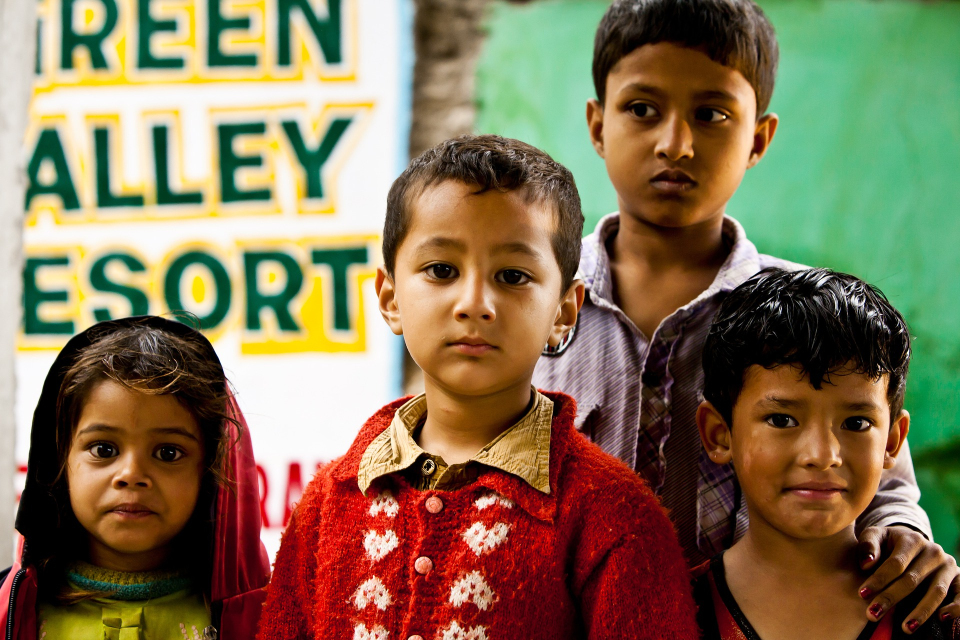
#> input picture 24. 사진을 그림으로 변환하기/sample.jpg, 1920 x 1280 px (shown at 1/2 size)
$ python main24-1.py
#> lines starting #> are read from the running program, lines starting #| are printed output that depends on the picture
import numpy as np
import cv2
import os

os.chdir(os.path.dirname(os.path.abspath(__file__)))

ff = np.fromfile("sample.jpg", np.uint8)
img = cv2.imdecode(ff, cv2.IMREAD_UNCHANGED)
#> img is the input picture: shape (1280, 1920, 3); mean B, G, R 85, 114.5, 131.3
img = cv2.resize(img, dsize=(0, 0), fx=1.0, fy=1.0, interpolation=cv2.INTER_LINEAR)

cartoon_img = cv2.stylization(img, sigma_s=100, sigma_r=0.1)
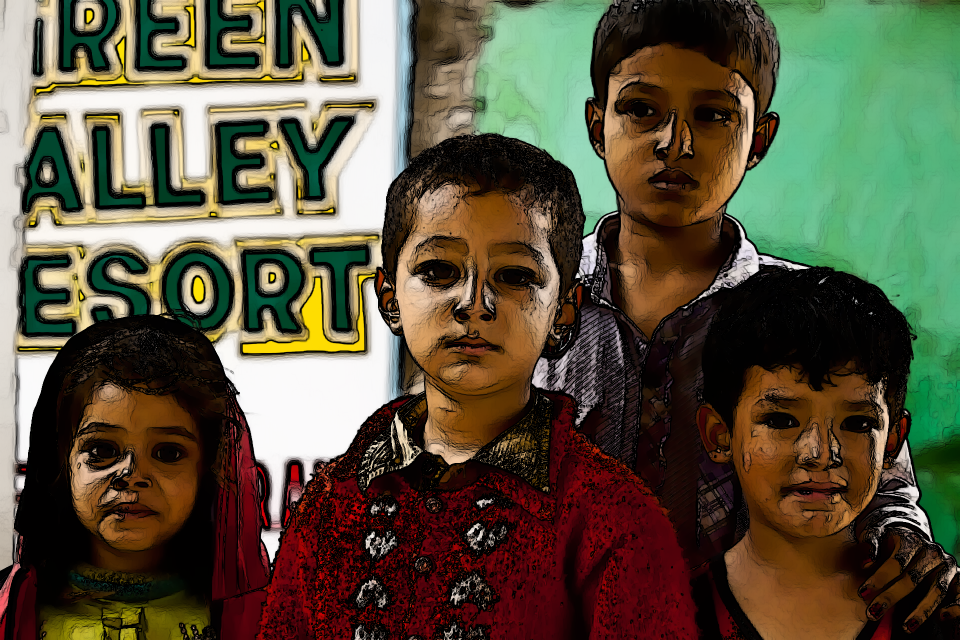
#> cartoon_img: shape (1280, 1920, 3) (shown at 1/2 size); mean B, G, R 63.2, 84.9, 90.7

cv2.imshow('cartoon view', cartoon_img)
cv2.waitKey(0)
cv2.destroyAllWindows()
